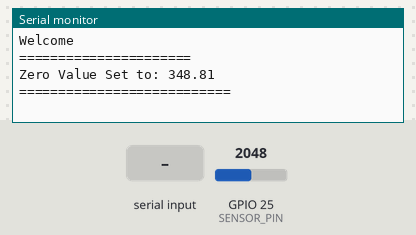
Recording of a program running on a simulated ESP32. On the bench: the last lines printed to the serial monitor. The test bench sets the inputs (shaded band); at power-on: GPIO 25 (SENSOR_PIN) = 2048.

Above: at 3.2 s.
3.3 s: "1" received over Serial
At 3.41 s:
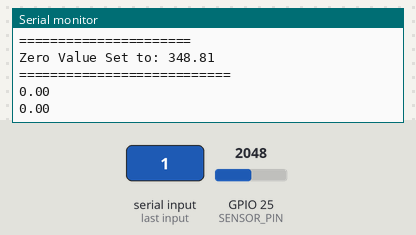
5.2 s: GPIO 25 (SENSOR_PIN) set to 2866
At 5.23 s:
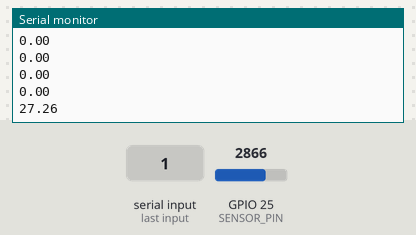
6.7 s: GPIO 25 (SENSOR_PIN) set to 3603
At 6.71 s:
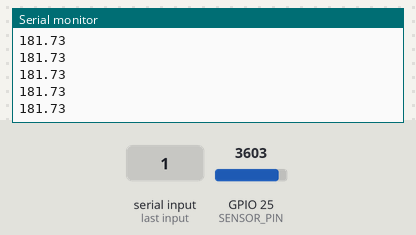
Timing chart, 0 to 9.7 s (numbered marks = the images above; inputs shaded):
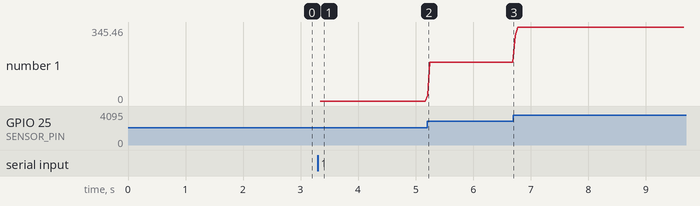

The program:

main.cpp
```cpp
#include <Arduino.h>
#include <header.h>

#define SENSOR_PIN 25 //pin for reading sensor
#define SENSOR_VCC_PIN 21 //pin for powring up the sensor

#define ZERO_CURRENT_WAIT_TIME 2000 //wait for 5 seconds to allow zero current measurement
#define CORRECTION_VLALUE 164 //mA
#define MEASUREMENT_ITERATION 20
#define VOLTAGE_REFERENCE  5000.0 //5000mv is for 5V
#define BIT_RESOLUTION 10

Measure_Current sensor(SENSOR_PIN, SENSOR_VCC_PIN, ZERO_CURRENT_WAIT_TIME, CORRECTION_VLALUE,
                        MEASUREMENT_ITERATION, VOLTAGE_REFERENCE, BIT_RESOLUTION);

float a = analogRead(SENSOR_PIN);

void setup()
{
  Serial.begin(9600);
  Serial.println("Welcome");
  Serial.println("======================");
  sensor.start();
}

void loop()
{
  while(Serial.available())
  {
    if('1' == Serial.read())
    {
      int d=0;
        while(d<1)
        {
        sensor.printCurrent();
        if ('2'==Serial.read()){d=2;break;}
        }
    }
  }
}
```

header.h
```cpp
#ifndef HEADER
#define HEADER

#include <inttypes.h>


class Measure_Current{

public:

    Measure_Current(uint8_t inPin, uint8_t vccPin, long zeroCurrentWaitTime, uint8_t correctionValue,
                    uint16_t iteration, float voltageReference, uint8_t bitResolution);

    void start();
    float getCurrent();
	void printCurrent();


private:

    void setZeroCurrent();
    int _vin, _vccPin;
    float _vcc, _current, _outVoltage, _zeroCurrentValue, _voltageReference;
    long _zeroCurrentWaitTime;
    uint8_t _correctionValue, _bitResolution;
    uint16_t _iteration;
    bool _zeroCurrentSet;

};

#endif
```

measure.cpp
```cpp
#include "header.h"
#include <Arduino.h>

Measure_Current::Measure_Current(uint8_t inPin, uint8_t vccPin, long zeroCurrentWaitTime, uint8_t correctionValue,
                                    uint16_t iteration, float voltageReference, uint8_t bitResolution)
{
    _vin = inPin;
	_vccPin = vccPin;
	_bitResolution = bitResolution;
	_voltageReference = voltageReference;
	_zeroCurrentWaitTime =zeroCurrentWaitTime;
	_correctionValue = correctionValue;
	_iteration = iteration;

    pinMode(_vccPin, OUTPUT);
	digitalWrite(_vccPin, HIGH);
}


void Measure_Current::start()
{
    delay(_zeroCurrentWaitTime);
	setZeroCurrent();
}


void Measure_Current::setZeroCurrent()
{
    _zeroCurrentValue = getCurrent();
    _zeroCurrentSet = true;

    Serial.print("Zero Value Set to: ");
	Serial.println(_zeroCurrentValue);
	Serial.println("===========================");
}


float Measure_Current::getCurrent()
{
    float averageSensorValue = 0;
    int sensorValue;
    float voltage, current;

    for(int i=0; i<_iteration; i++)
    {
        sensorValue = analogRead(_vin);
        delay(2);

        voltage = (sensorValue) * (_voltageReference / (pow(2,_bitResolution)-1)) - (0.5 * _voltageReference) + _correctionValue;
        current = voltage / 22.0;

        averageSensorValue += current;
    }

    averageSensorValue /= _iteration;

    if(_zeroCurrentSet)
    {
        averageSensorValue -= _zeroCurrentValue;
    }

    return averageSensorValue;
}


void Measure_Current::printCurrent()
{
   Serial.println(getCurrent(), 2);
}
```

Measured:
- after the input at 3.3 s, the serial monitor: prints a new line at once (image 1)
- after the input at 5.2 s, the serial monitor: prints a new line at once (image 2)
- plotted number 1: 0 → 181.73 after the input at 5.2 s, 181.73 → 345.46 after the input at 6.7 s
